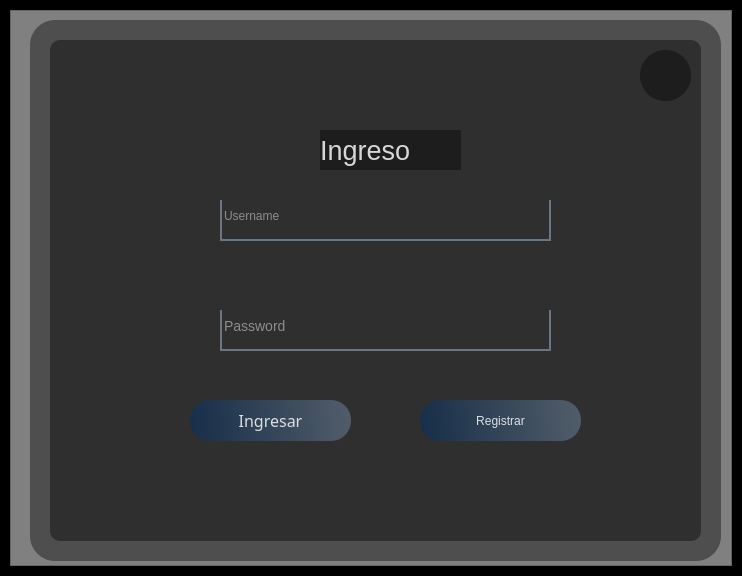
<?xml version="1.0" encoding="UTF-8"?>
<ui version="4.0">
 <class>MainWindow</class>
 <widget class="QMainWindow" name="MainWindow">
  <property name="geometry">
   <rect>
    <x>0</x>
    <y>0</y>
    <width>742</width>
    <height>576</height>
   </rect>
  </property>
  <property name="windowTitle">
   <string>MainWindow</string>
  </property>
  <widget class="QWidget" name="centralwidget">
   <layout class="QHBoxLayout" name="horizontalLayout">
    <property name="spacing">
     <number>0</number>
    </property>
    <property name="leftMargin">
     <number>0</number>
    </property>
    <property name="topMargin">
     <number>0</number>
    </property>
    <property name="rightMargin">
     <number>0</number>
    </property>
    <property name="bottomMargin">
     <number>0</number>
    </property>
    <item>
     <widget class="QFrame" name="contenedorP">
      <property name="autoFillBackground">
       <bool>false</bool>
      </property>
      <property name="styleSheet">
       <string notr="true">QFrame{
background-color:black;
}</string>
      </property>
      <property name="frameShape">
       <enum>QFrame::StyledPanel</enum>
      </property>
      <property name="frameShadow">
       <enum>QFrame::Raised</enum>
      </property>
      <layout class="QVBoxLayout" name="verticalLayout">
       <item>
        <widget class="QFrame" name="frame_contenido">
         <property name="styleSheet">
          <string notr="true">QFrame{
background-color:gray;
}</string>
         </property>
         <property name="frameShape">
          <enum>QFrame::StyledPanel</enum>
         </property>
         <property name="frameShadow">
          <enum>QFrame::Raised</enum>
         </property>
         <widget class="QFrame" name="frame">
          <property name="geometry">
           <rect>
            <x>20</x>
            <y>10</y>
            <width>691</width>
            <height>541</height>
           </rect>
          </property>
          <property name="styleSheet">
           <string notr="true">background-color:rgba(0,0,0,100);
border-radius:25px;</string>
          </property>
          <property name="frameShape">
           <enum>QFrame::StyledPanel</enum>
          </property>
          <property name="frameShadow">
           <enum>QFrame::Raised</enum>
          </property>
          <widget class="QPushButton" name="btn_login">
           <property name="geometry">
            <rect>
             <x>160</x>
             <y>380</y>
             <width>161</width>
             <height>41</height>
            </rect>
           </property>
           <property name="font">
            <font>
             <family>Hack Nerd Font</family>
             <pointsize>12</pointsize>
             <weight>50</weight>
             <italic>false</italic>
             <bold>false</bold>
            </font>
           </property>
           <property name="styleSheet">
            <string notr="true">QPushButton{
	font: 12pt &quot;Hack Nerd Font&quot;;
color:rgba(255,255,255,210);

border-radius:20px;
background-color: qlineargradient(spread:pad, x1:0, y1:0.505682 , x2:1 , y2:0.477,stop:0 rgba(20,47,78,219), stop:1 rgba(85,98,112,226));
}
QPushButton:hover{

color:rgba(255,255,255,210);

background-color: qlineargradient(spread:pad, x1:0, y1:0.505682 , x2:1 , y2:0.477,stop:0 rgba(128, 0, 255,219), stop:1 rgba(85,98,112,226));

}

</string>
           </property>
           <property name="text">
            <string>Ingresar</string>
           </property>
           <property name="icon">
            <iconset>
             <normaloff>../../ingresar.png</normaloff>../../ingresar.png</iconset>
           </property>
           <property name="iconSize">
            <size>
             <width>19</width>
             <height>18</height>
            </size>
           </property>
          </widget>
          <widget class="QPushButton" name="btn_adduser">
           <property name="geometry">
            <rect>
             <x>390</x>
             <y>380</y>
             <width>161</width>
             <height>41</height>
            </rect>
           </property>
           <property name="styleSheet">
            <string notr="true">QPushButton{
	font: 12pt &quot;Hack Nerd Font&quot;;
color:rgba(255,255,255,210);

border-radius:20px;
background-color: qlineargradient(spread:pad, x1:0, y1:0.505682 , x2:1 , y2:0.477,stop:0 rgba(20,47,78,219), stop:1 rgba(85,98,112,226));
}
QPushButton:hover{

color:rgba(255,255,255,210);

background-color: qlineargradient(spread:pad, x1:0, y1:0.505682 , x2:1 , y2:0.477,stop:0 rgba(128, 0, 255,219), stop:1 rgba(85,98,112,226));

}

</string>
           </property>
           <property name="text">
            <string>Registrar</string>
           </property>
          </widget>
          <widget class="QPushButton" name="bt_salir">
           <property name="geometry">
            <rect>
             <x>610</x>
             <y>30</y>
             <width>51</width>
             <height>51</height>
            </rect>
           </property>
           <property name="styleSheet">
            <string notr="true">QPushButton{
border-radius:25px;
}

QPushButton:hover{
color:white;
background-color:rgb(145, 200, 228);

}
</string>
           </property>
           <property name="text">
            <string/>
           </property>
           <property name="icon">
            <iconset>
             <normaloff>ELEMENTOS GRAFICOS/exit-fill.png</normaloff>ELEMENTOS GRAFICOS/exit-fill.png</iconset>
           </property>
           <property name="iconSize">
            <size>
             <width>38</width>
             <height>38</height>
            </size>
           </property>
          </widget>
          <widget class="QLabel" name="label">
           <property name="geometry">
            <rect>
             <x>20</x>
             <y>20</y>
             <width>651</width>
             <height>501</height>
            </rect>
           </property>
           <property name="styleSheet">
            <string notr="true">border-radius:10px;</string>
           </property>
           <property name="text">
            <string/>
           </property>
           <property name="pixmap">
            <pixmap>ELEMENTOS GRAFICOS/login-wallpaper.jpg</pixmap>
           </property>
           <property name="scaledContents">
            <bool>true</bool>
           </property>
          </widget>
          <widget class="QLabel" name="label_3">
           <property name="geometry">
            <rect>
             <x>290</x>
             <y>110</y>
             <width>141</width>
             <height>40</height>
            </rect>
           </property>
           <property name="font">
            <font>
             <pointsize>20</pointsize>
            </font>
           </property>
           <property name="styleSheet">
            <string notr="true">color:rgba(255,255,255,210);</string>
           </property>
           <property name="text">
            <string>Ingreso</string>
           </property>
          </widget>
          <widget class="QLineEdit" name="txt_username">
           <property name="geometry">
            <rect>
             <x>190</x>
             <y>180</y>
             <width>331</width>
             <height>41</height>
            </rect>
           </property>
           <property name="styleSheet">
            <string notr="true">background-color:rgba(0,0,0,0); 
border:none;
border-bottom:2px solid rgba(105,118,132,255);
color:rgba(255,255,255,230);
padding-bottom:7px;
border-left:2px solid rgba(105,118,132,255);
border-right:2px solid rgba(105,118,132,255);
font: 75 14pt &quot;Hack Nerd Font&quot;;</string>
           </property>
           <property name="text">
            <string/>
           </property>
           <property name="placeholderText">
            <string>Username</string>
           </property>
          </widget>
          <widget class="QLineEdit" name="txt_password">
           <property name="geometry">
            <rect>
             <x>190</x>
             <y>290</y>
             <width>331</width>
             <height>41</height>
            </rect>
           </property>
           <property name="styleSheet">
            <string notr="true">background-color:rgba(0,0,0,0); 
border:none;
border-bottom:2px solid rgba(105,118,132,255);
color:rgba(255,255,255,230);
padding-bottom:7px;
border-left:2px solid rgba(105,118,132,255);
border-right:2px solid rgba(105,118,132,255);
font-size:14px;
font: 75 14pt &quot;Hack Nerd Font&quot;;</string>
           </property>
           <property name="text">
            <string/>
           </property>
           <property name="echoMode">
            <enum>QLineEdit::Password</enum>
           </property>
           <property name="placeholderText">
            <string>Password</string>
           </property>
          </widget>
          <zorder>label</zorder>
          <zorder>btn_login</zorder>
          <zorder>btn_adduser</zorder>
          <zorder>bt_salir</zorder>
          <zorder>txt_username</zorder>
          <zorder>txt_password</zorder>
          <zorder>label_3</zorder>
         </widget>
        </widget>
       </item>
      </layout>
     </widget>
    </item>
   </layout>
  </widget>
 </widget>
 <resources/>
 <connections/>
</ui>
